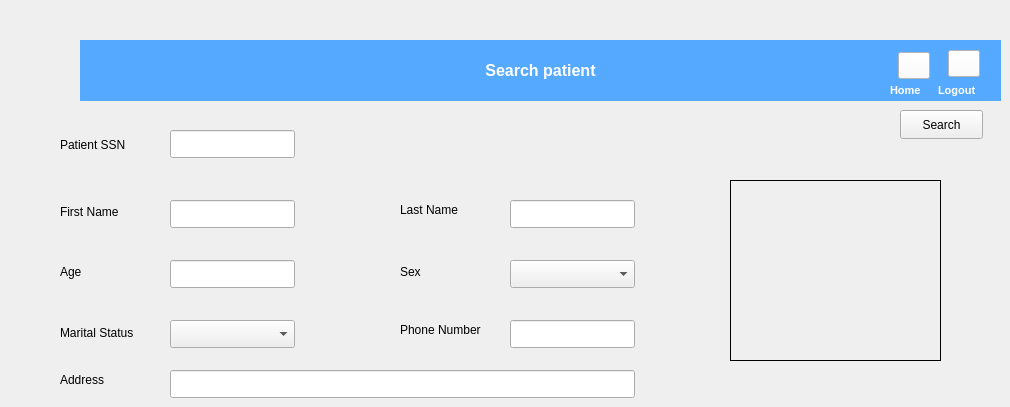
   <widget class="QWidget" name="tab_4">
    <attribute name="title">
     <string>Search Patient</string>
    </attribute>
    <widget class="QLabel" name="label_10">
     <property name="geometry">
      <rect>
       <x>60</x>
       <y>262</y>
       <width>63</width>
       <height>20</height>
      </rect>
     </property>
     <property name="text">
      <string>Age</string>
     </property>
    </widget>
    <widget class="QLabel" name="label_11">
     <property name="geometry">
      <rect>
       <x>400</x>
       <y>262</y>
       <width>63</width>
       <height>20</height>
      </rect>
     </property>
     <property name="text">
      <string>Sex</string>
     </property>
    </widget>
    <widget class="QLabel" name="label_12">
     <property name="geometry">
      <rect>
       <x>60</x>
       <y>370</y>
       <width>63</width>
       <height>20</height>
      </rect>
     </property>
     <property name="text">
      <string>Address</string>
     </property>
    </widget>
    <widget class="QPushButton" name="search_pushButton_2">
     <property name="geometry">
      <rect>
       <x>900</x>
       <y>110</y>
       <width>83</width>
       <height>29</height>
      </rect>
     </property>
     <property name="text">
      <string>Search</string>
     </property>
    </widget>
    <widget class="QComboBox" name="patient_gender_2">
     <property name="geometry">
      <rect>
       <x>510</x>
       <y>260</y>
       <width>125</width>
       <height>28</height>
      </rect>
     </property>
     <property name="currentIndex">
      <number>-1</number>
     </property>
     <item>
      <property name="text">
       <string>Male</string>
      </property>
     </item>
     <item>
      <property name="text">
       <string>Female</string>
      </property>
     </item>
    </widget>
    <widget class="QLineEdit" name="patient_age_2">
     <property name="geometry">
      <rect>
       <x>170</x>
       <y>260</y>
       <width>125</width>
       <height>28</height>
      </rect>
     </property>
    </widget>
    <widget class="QComboBox" name="patient_marital_status_2">
     <property name="geometry">
      <rect>
       <x>170</x>
       <y>320</y>
       <width>125</width>
       <height>28</height>
      </rect>
     </property>
     <property name="currentIndex">
      <number>-1</number>
     </property>
     <item>
      <property name="text">
       <string>Single</string>
      </property>
     </item>
     <item>
      <property name="text">
       <string>Married</string>
      </property>
     </item>
     <item>
      <property name="text">
       <string>Divorced</string>
      </property>
     </item>
     <item>
      <property name="text">
       <string>Widowed</string>
      </property>
     </item>
    </widget>
    <widget class="QLabel" name="label_29">
     <property name="geometry">
      <rect>
       <x>60</x>
       <y>317</y>
       <width>101</width>
       <height>31</height>
      </rect>
     </property>
     <property name="text">
      <string>Marital Status</string>
     </property>
    </widget>
    <widget class="QLabel" name="label_33">
     <property name="geometry">
      <rect>
       <x>400</x>
       <y>320</y>
       <width>111</width>
       <height>20</height>
      </rect>
     </property>
     <property name="text">
      <string>Phone Number</string>
     </property>
    </widget>
    <widget class="QLineEdit" name="patient_phone_number_2">
     <property name="geometry">
      <rect>
       <x>510</x>
       <y>320</y>
       <width>125</width>
       <height>28</height>
      </rect>
     </property>
    </widget>
    <widget class="QLineEdit" name="patient_id_2">
     <property name="geometry">
      <rect>
       <x>170</x>
       <y>130</y>
       <width>125</width>
       <height>28</height>
      </rect>
     </property>
    </widget>
    <widget class="QLineEdit" name="patient_first_name_2">
     <property name="geometry">
      <rect>
       <x>170</x>
       <y>200</y>
       <width>125</width>
       <height>28</height>
      </rect>
     </property>
    </widget>
    <widget class="QLabel" name="label_53">
     <property name="geometry">
      <rect>
       <x>60</x>
       <y>202</y>
       <width>71</width>
       <height>20</height>
      </rect>
     </property>
     <property name="text">
      <string>First Name</string>
     </property>
    </widget>
    <widget class="QLabel" name="label_54">
     <property name="geometry">
      <rect>
       <x>60</x>
       <y>135</y>
       <width>81</width>
       <height>20</height>
      </rect>
     </property>
     <property name="text">
      <string>Patient SSN</string>
     </property>
    </widget>
    <widget class="QLineEdit" name="patient_last_name_2">
     <property name="geometry">
      <rect>
       <x>510</x>
       <y>200</y>
       <width>125</width>
       <height>28</height>
      </rect>
     </property>
    </widget>
    <widget class="QLabel" name="label_55">
     <property name="geometry">
      <rect>
       <x>400</x>
       <y>200</y>
       <width>81</width>
       <height>20</height>
      </rect>
     </property>
     <property name="text">
      <string>Last Name</string>
     </property>
    </widget>
    <widget class="QLineEdit" name="patient_address_2">
     <property name="geometry">
      <rect>
       <x>170</x>
       <y>370</y>
       <width>465</width>
       <height>28</height>
      </rect>
     </property>
    </widget>
    <widget class="QLabel" name="label_102">
     <property name="geometry">
      <rect>
       <x>80</x>
       <y>40</y>
       <width>921</width>
       <height>61</height>
      </rect>
     </property>
     <property name="font">
      <font>
       <pointsize>12</pointsize>
       <bold>true</bold>
      </font>
     </property>
     <property name="autoFillBackground">
      <bool>false</bool>
     </property>
     <property name="styleSheet">
      <string notr="true">background-color: rgb(85, 170, 255);
color: rgb(255, 255, 255);</string>
     </property>
     <property name="text">
      <string>Search patient</string>
     </property>
     <property name="alignment">
      <set>Qt::AlignCenter</set>
     </property>
     <property name="wordWrap">
      <bool>false</bool>
     </property>
     <property name="margin">
      <number>0</number>
     </property>
     <property name="indent">
      <number>-1</number>
     </property>
    </widget>
    <widget class="QLabel" name="img_2">
     <property name="geometry">
      <rect>
       <x>0</x>
       <y>35</y>
       <width>121</width>
       <height>71</height>
      </rect>
     </property>
     <property name="text">
      <string/>
     </property>
     <property name="pixmap">
      <pixmap resource="resource.qrc">:/images/add.png</pixmap>
     </property>
     <property name="scaledContents">
      <bool>true</bool>
     </property>
    </widget>
    <widget class="QLabel" name="label_26">
     <property name="geometry">
      <rect>
       <x>938</x>
       <y>80</y>
       <width>51</width>
       <height>20</height>
      </rect>
     </property>
     <property name="font">
      <font>
       <pointsize>8</pointsize>
       <bold>true</bold>
      </font>
     </property>
     <property name="styleSheet">
      <string notr="true">color: rgb(255, 255, 255);</string>
     </property>
     <property name="text">
      <string>Logout</string>
     </property>
    </widget>
    <widget class="QPushButton" name="logout_pushButton_2">
     <property name="geometry">
      <rect>
       <x>948</x>
       <y>50</y>
       <width>32</width>
       <height>27</height>
      </rect>
     </property>
     <property name="styleSheet">
      <string notr="true">background-color: rgb(255, 255, 255);</string>
     </property>
     <property name="text">
      <string/>
     </property>
     <property name="icon">
      <iconset resource="resource.qrc">
       <normaloff>:/images/logout.png</normaloff>:/images/logout.png</iconset>
     </property>
     <property name="iconSize">
      <size>
       <width>24</width>
       <height>24</height>
      </size>
     </property>
    </widget>
    <widget class="QPushButton" name="home_pushButton_2">
     <property name="geometry">
      <rect>
       <x>898</x>
       <y>52</y>
       <width>32</width>
       <height>27</height>
      </rect>
     </property>
     <property name="styleSheet">
      <string notr="true">background-color: rgb(255, 255, 255);</string>
     </property>
     <property name="text">
      <string/>
     </property>
     <property name="icon">
      <iconset resource="resource.qrc">
       <normaloff>:/images/home.png</normaloff>:/images/home.png</iconset>
     </property>
     <property name="iconSize">
      <size>
       <width>24</width>
       <height>24</height>
      </size>
     </property>
    </widget>
    <widget class="QLabel" name="label_36">
     <property name="geometry">
      <rect>
       <x>890</x>
       <y>80</y>
       <width>51</width>
       <height>20</height>
      </rect>
     </property>
     <property name="font">
      <font>
       <pointsize>8</pointsize>
       <bold>true</bold>
       <kerning>true</kerning>
      </font>
     </property>
     <property name="styleSheet">
      <string notr="true">color: rgb(255, 255, 255);</string>
     </property>
     <property name="text">
      <string>Home</string>
     </property>
    </widget>
    <widget class="QLabel" name="img_1_2">
     <property name="geometry">
      <rect>
       <x>730</x>
       <y>180</y>
       <width>211</width>
       <height>181</height>
      </rect>
     </property>
     <property name="frameShape">
      <enum>QFrame::Box</enum>
     </property>
     <property name="text">
      <string/>
     </property>
     <property name="pixmap">
      <pixmap resource="resource.qrc">:/images/user.png</pixmap>
     </property>
     <property name="scaledContents">
      <bool>true</bool>
     </property>
    </widget>
   </widget>
